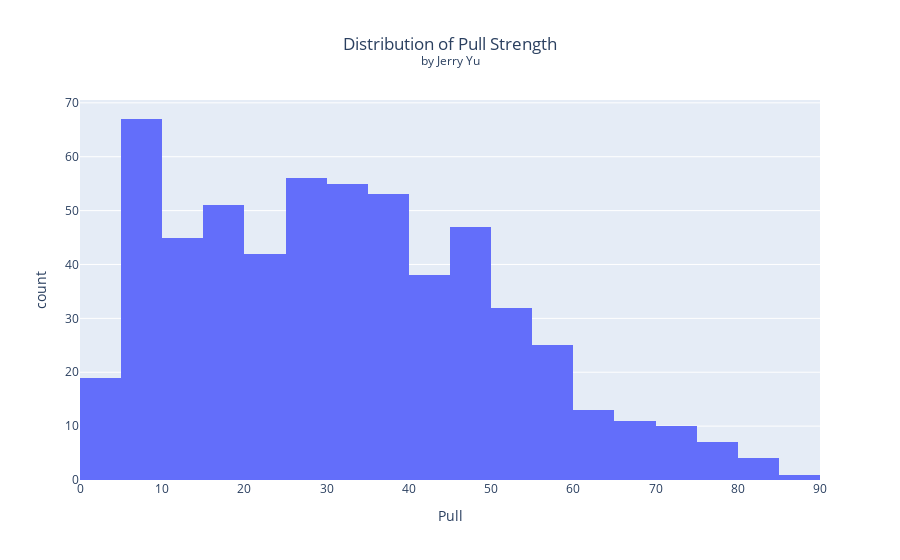

Notebook cell for this chart:
### Code cell
# Graph Pull
pullhist = px.histogram(Chalk,x="Pull",
                        title = "Distribution of Pull Strength")
pullhist.update_layout(
    title = {
        "text":"Distribution of Pull Strength<br><sup>by Jerry Yu</sub>",
        "x":0.5,
        "xanchor":"center",
        "yanchor":"top"
    }
)
pullhist.show()
#right tail, might need normalization

### Figure 1 — Plotly figure (JSON) as saved in the notebook; plotly's stock layout.template omitted (floating-point values rounded to 4 significant figures; data arrays with more than 128 entries replaced by an {"elided": "..."} marker saying what was removed)
{"data": [{"alignmentgroup": "True", "bingroup": "x", "hovertemplate": "Pull=%{x}<br>count=%{y}<extra></extra>", "legendgroup": "", "marker": {"color": "#636efa", "pattern": {"shape": ""}}, "name": "", "offsetgroup": "", "orientation": "v", "showlegend": false, "type": "histogram", "x": {"elided": "576 float values"}, "xaxis": "x", "yaxis": "y"}], "layout": {"barmode": "relative", "legend": {"tracegroupgap": 0}, "title": {"text": "Distribution of Pull Strength<br><sup>by Jerry Yu</sub>", "x": 0.5, "xanchor": "center", "yanchor": "top"}, "xaxis": {"anchor": "y", "domain": [0, 1], "title": {"text": "Pull"}}, "yaxis": {"anchor": "x", "domain": [0, 1], "title": {"text": "count"}}}}
